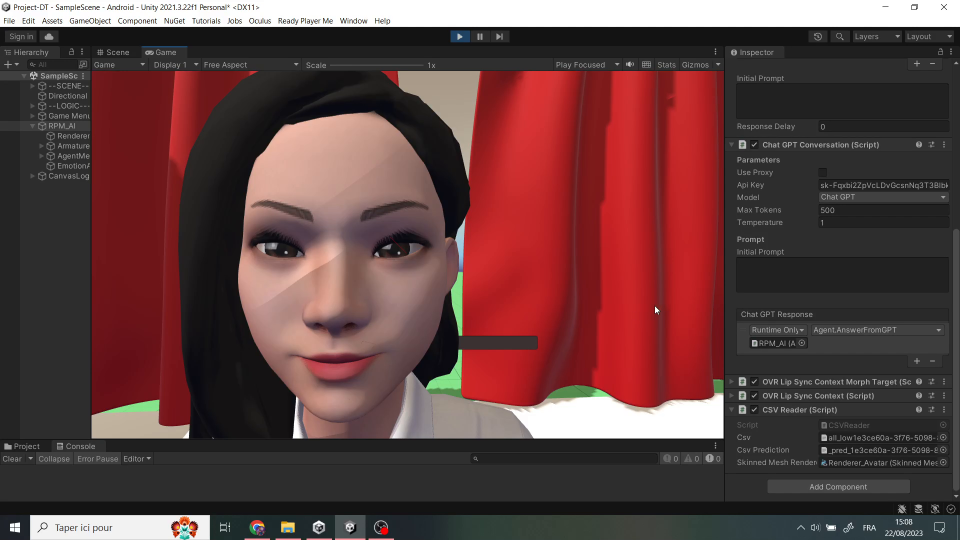
#> input picture frame 46 of videos/model0.1_low_9_pred.mkv, 1920 x 1080 px, given in place of low_9_gt.mkv, which was not available (shown at 1/2 size)
$ jupyter execute video_comparison.ipynb   (text cells are left out)
#> lines starting #> are read from the running program, lines starting #| are printed output that depends on the picture; pictures that were not available may be replaced by others from this repository, and a replacement may not be noted
[cell 1]
import cv2
import numpy as np
from skimage.metrics import structural_similarity

video1 = cv2.VideoCapture('videos/low_9_gt.mkv')
video2 = cv2.VideoCapture('videos/model0.1_low_9_pred.mkv')
FHD = (1920, 1080)
out_gt = cv2.VideoWriter('out_gt.mp4', -1, 60, FHD) #name, codec, framerate, resolution
out_pred = cv2.VideoWriter('out_pred.mp4', -1, 60, FHD)
diff_vid = cv2.VideoWriter('diff.mp4', -1, 60, FHD)
diff_box_vid = cv2.VideoWriter('diff_box.mp4', -1, 60, FHD)
mask_vid = cv2.VideoWriter('mask.mp4', -1, 60, FHD)
filled_vid = cv2.VideoWriter('filled.mp4', -1, 60, FHD)

psnr_array = []
ssim_array = []

def calculate_psnr(original, prediction):
    mse = np.mean((original - prediction) ** 2)
    max_pixel_value = 255.0
    psnr = 20 * np.log10(max_pixel_value / np.sqrt(mse))
    return psnr

while(video1.isOpened()):
    ret1, original = video1.read()
#> original is the input picture: shape (1080, 1920, 3); mean B, G, R 64.1, 64.6, 96.1
    ret2, prediction = video2.read()

    if not ret1 or not ret2:
        break

    original_g = cv2.cvtColor(original, cv2.COLOR_BGR2GRAY)
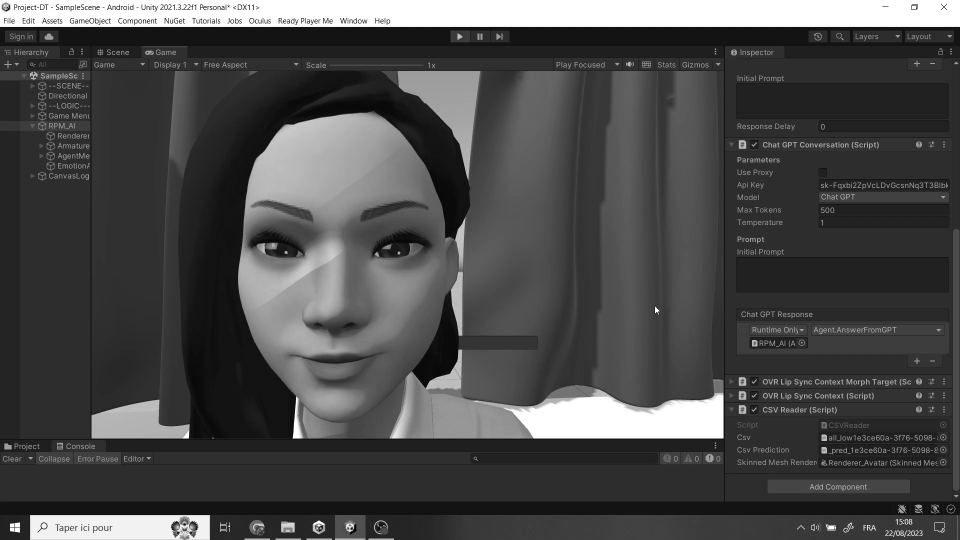
#> original_g: shape (1080, 1920) (shown at 1/2 size); min 0, max 255, mean 74
    prediction_g = cv2.cvtColor(prediction, cv2.COLOR_BGR2GRAY)

    #frame_diff = cv2.absdiff(original_g, prediction_g)
    psnr = calculate_psnr(original, prediction)
#> in calculate_psnr, `mse = np.mean((original - prediction) ** 2)`: mse = 0
#> in calculate_psnr, `psnr = 20 * np.log10(max_pixel_value / np.sqrt(mse))`: psnr = inf
#> psnr = inf
    (score, diff) = structural_similarity(original_g, prediction_g, full=True) #ssim between -1 et 1, can be represented as a %
#> diff: shape (1080, 1920) float64; every value is 1
#> score = 1
    diff = (diff * 255).astype("uint8")
#> diff: shape (1080, 1920); every value is 255
    diff_box = cv2.merge([diff, diff, diff])
#> diff_box: shape (1080, 1920, 3); every value is 255

    # Threshold the difference image, followed by finding contours to
    # obtain the regions of the two input images that differ
    thresh = cv2.threshold(diff, 0, 255, cv2.THRESH_BINARY_INV | cv2.THRESH_OTSU)[1]
#> thresh: shape (1080, 1920); every value is 0
    contours = cv2.findContours(thresh, cv2.RETR_EXTERNAL, cv2.CHAIN_APPROX_SIMPLE)
#> contours = 0 contours
    contours = contours[0] if len(contours) == 2 else contours[1]
#> contours = []

    mask = np.zeros(original.shape, dtype='uint8')
    filled_after = prediction.copy() #filled is the predicted frame where filled section are differences with the ground truth frame

    for c in contours:
        area = cv2.contourArea(c)
        if area > 40:
            x,y,w,h = cv2.boundingRect(c)
            cv2.rectangle(original, (x, y), (x + w, y + h), (36,255,12), 2)
            cv2.rectangle(prediction, (x, y), (x + w, y + h), (36,255,12), 2)
            cv2.rectangle(diff_box, (x, y), (x + w, y + h), (36,255,12), 2)
            cv2.drawContours(mask, [c], 0, (255,255,255), -1)
            cv2.drawContours(filled_after, [c], 0, (0,255,0), -1)
#> this loop made 0 passes
#> mask: shape (1080, 1920, 3); every value is 0

    # [6 lines of commented-out code are left out]
    out_gt.write(original)
    out_pred.write(prediction)
    diff_vid.write(diff)
    diff_box_vid.write(diff_box)
    mask_vid.write(mask)
    filled_vid.write(filled_after)

    psnr_array.append(psnr)
    ssim_array.append(score*100)

print(f"mean ssim {np.mean(ssim_array)}%")
print(f"mean psnr {np.mean(psnr_array)}")
video1.release()
video2.release()
out_gt.release()
out_pred.release()
diff_vid.release()
diff_box_vid.release()
mask_vid.release()
filled_vid.release()
cv2.destroyAllWindows()


$ run again, starting later in the video
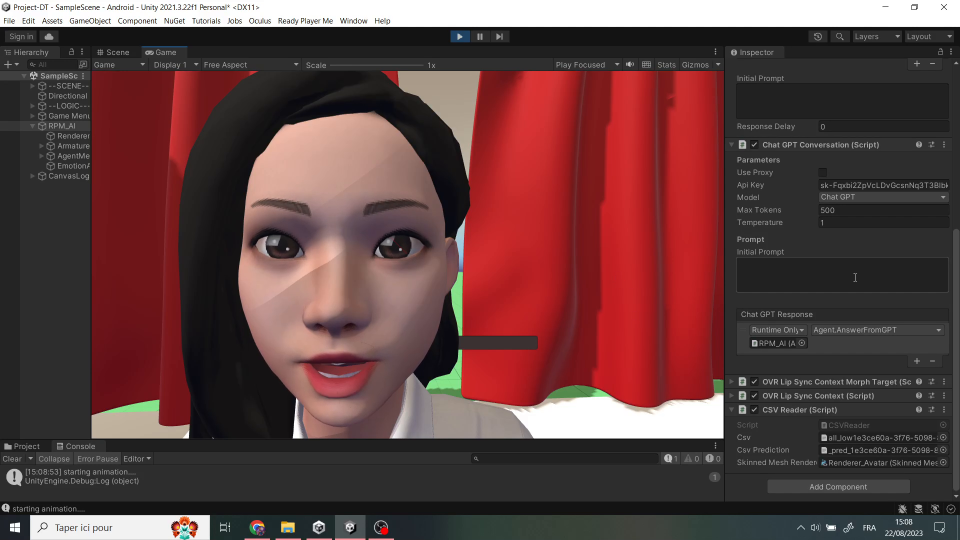
#> input picture frame 208 of videos/model0.1_low_9_pred.mkv, 1920 x 1080 px, given in place of low_9_gt.mkv, which was not available (shown at 1/2 size)
#> original is the input picture: shape (1080, 1920, 3); mean B, G, R 64.4, 64.7, 96.3
#> `original_g = cv2.cvtColor(original, cv2.COLOR_BGR2GRAY)`:
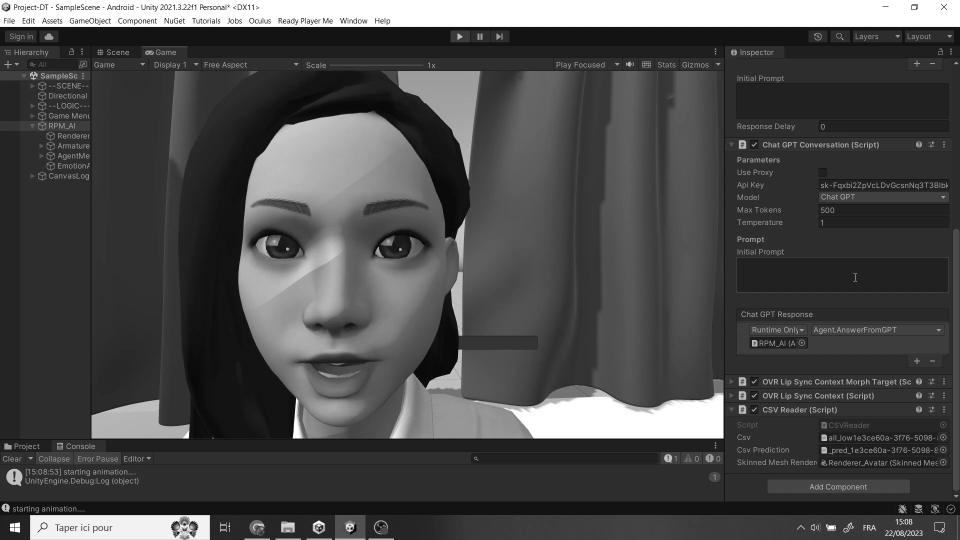
#> original_g: shape (1080, 1920) (shown at 1/2 size); min 0, max 255, mean 74.1
#> mse = 0
#> in calculate_psnr, `psnr = 20 * np.log10(max_pixel_value / np.sqrt(mse))`: psnr = inf
#> score = 1
#> diff_box: shape (1080, 1920, 3); every value is 255
#> thresh: shape (1080, 1920); every value is 0
#> `contours = cv2.findContours(thresh, cv2.RETR_EXTERNAL, cv2.CHAIN_APPRO..`: contours = 0 contours
#> `contours = contours[0] if len(contours) == 2 else contours[1]`: contours = []

$ run again, starting later in the video
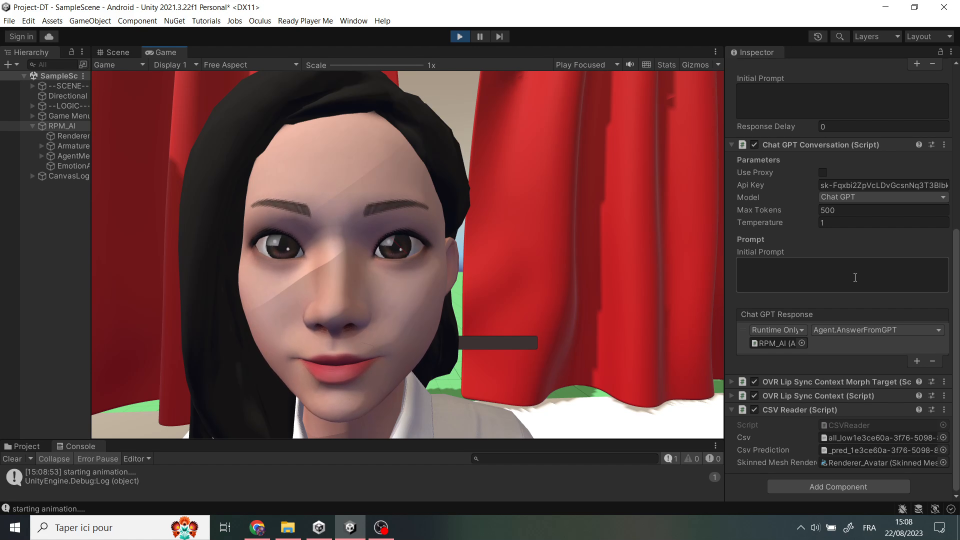
#> input picture frame 371 of videos/model0.1_low_9_pred.mkv, 1920 x 1080 px, given in place of low_9_gt.mkv, which was not available (shown at 1/2 size)
#> original is the input picture: shape (1080, 1920, 3); mean B, G, R 64.4, 64.8, 96.2
#> `original_g = cv2.cvtColor(original, cv2.COLOR_BGR2GRAY)`:
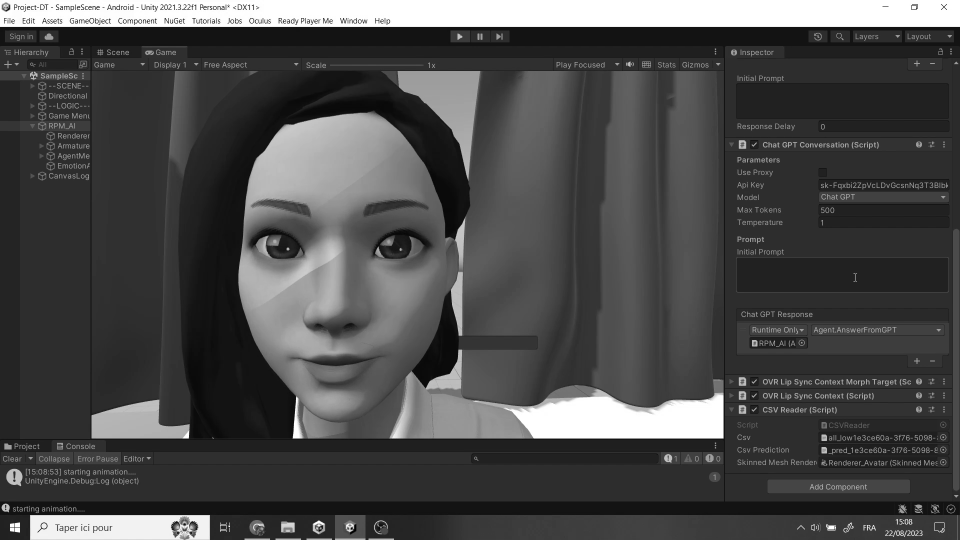
#> original_g: shape (1080, 1920) (shown at 1/2 size); min 0, max 255, mean 74.2
#> mse = 0
#> in calculate_psnr, `psnr = 20 * np.log10(max_pixel_value / np.sqrt(mse))`: psnr = inf
#> score = 1
#> diff_box: shape (1080, 1920, 3); every value is 255
#> thresh: shape (1080, 1920); every value is 0
#> `contours = cv2.findContours(thresh, cv2.RETR_EXTERNAL, cv2.CHAIN_APPRO..`: contours = 0 contours
#> `contours = contours[0] if len(contours) == 2 else contours[1]`: contours = []
